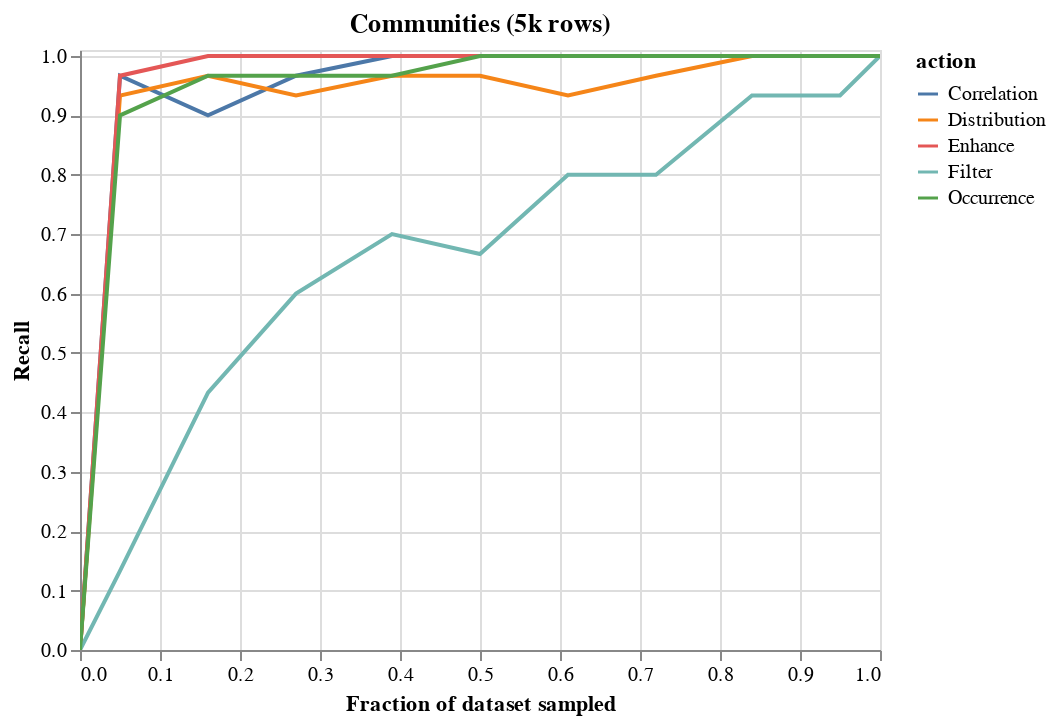

The code cell stored with this chart in its notebook:
### Code cell
df = trial_df 
df = df.groupby(["nfrac","action"]).mean().reset_index()
alt.Chart(df,title="Communities (5k rows)").mark_line().encode(
    x = alt.X("nfrac",title="Fraction of dataset sampled"),#scale=alt.Scale(type="log")),
    y = alt.Y("Recall",scale=alt.Scale(domain=(0,1.01))),
    color = "action"
).interactive()

### Figure 1 — Vega-Lite specification as saved in the notebook (floating-point values rounded to 4 significant figures)
{"config": {"view": {"continuousWidth": 400, "continuousHeight": 300}}, "data": {"name": "data-5b744ca92db1843394889c660dd1abdf"}, "mark": "line", "encoding": {"color": {"type": "nominal", "field": "action"}, "x": {"type": "quantitative", "field": "nfrac", "title": "Fraction of dataset sampled"}, "y": {"type": "quantitative", "field": "Recall", "scale": {"domain": [0, 1.01]}}}, "selection": {"selector032": {"type": "interval", "bind": "scales", "encodings": ["x", "y"]}}, "title": "Communities (5k rows)", "$schema": "https://vega.github.io/schema/vega-lite/v4.8.1.json", "datasets": {"data-5b744ca92db1843394889c660dd1abdf": [{"nfrac": 0.0, "action": "Correlation", "Precision": 0.0, "Recall": 0.0, "FScore": 0.0}, {"nfrac": 0.0, "action": "Distribution", "Precision": 0.0, "Recall": 0.0, "FScore": 0.0}, {"nfrac": 0.0, "action": "Enhance", "Precision": 0.0, "Recall": 0.0, "FScore": 0.0}, {"nfrac": 0.0, "action": "Filter", "Precision": 0.0, "Recall": 0.0, "FScore": 0.0}, {"nfrac": 0.0, "action": "Occurrence", "Precision": 0.0, "Recall": 0.0, "FScore": 0.0}, {"nfrac": 0.05, "action": "Correlation", "Precision": 1.0, "Recall": 0.9667, "FScore": 0.9828}, {"nfrac": 0.05, "action": "Distribution", "Precision": 1.0, "Recall": 0.9333, "FScore": 0.9643}, {"nfrac": 0.05, "action": "Enhance", "Precision": 1.0, "Recall": 0.9667, "FScore": 0.9828}, {"nfrac": 0.05, "action": "Filter", "Precision": 1.0, "Recall": 0.1333, "FScore": 0.2353}, {"nfrac": 0.05, "action": "Occurrence", "Precision": 1.0, "Recall": 0.9, "FScore": 0.947}, {"nfrac": 0.16, "action": "Correlation", "Precision": 1.0, "Recall": 0.9, "FScore": 0.947}, {"nfrac": 0.16, "action": "Distribution", "Precision": 1.0, "Recall": 0.9667, "FScore": 0.9828}, {"nfrac": 0.16, "action": "Enhance", "Precision": 1.0, "Recall": 1.0, "FScore": 1.0}, {"nfrac": 0.16, "action": "Filter", "Precision": 1.0, "Recall": 0.4333, "FScore": 0.6039}, {"nfrac": 0.16, "action": "Occurrence", "Precision": 1.0, "Recall": 0.9667, "FScore": 0.9828}, {"nfrac": 0.27, "action": "Correlation", "Precision": 1.0, "Recall": 0.9667, "FScore": 0.9828}, {"nfrac": 0.27, "action": "Distribution", "Precision": 1.0, "Recall": 0.9333, "FScore": 0.9643}, {"nfrac": 0.27, "action": "Enhance", "Precision": 1.0, "Recall": 1.0, "FScore": 1.0}, {"nfrac": 0.27, "action": "Filter", "Precision": 1.0, "Recall": 0.6, "FScore": 0.75}, {"nfrac": 0.27, "action": "Occurrence", "Precision": 1.0, "Recall": 0.9667, "FScore": 0.9828}, {"nfrac": 0.39, "action": "Correlation", "Precision": 1.0, "Recall": 1.0, "FScore": 1.0}, {"nfrac": 0.39, "action": "Distribution", "Precision": 1.0, "Recall": 0.9667, "FScore": 0.9828}, {"nfrac": 0.39, "action": "Enhance", "Precision": 1.0, "Recall": 1.0, "FScore": 1.0}, {"nfrac": 0.39, "action": "Filter", "Precision": 1.0, "Recall": 0.7, "FScore": 0.8231}, {"nfrac": 0.39, "action": "Occurrence", "Precision": 1.0, "Recall": 0.9667, "FScore": 0.9828}, {"nfrac": 0.5, "action": "Correlation", "Precision": 1.0, "Recall": 1.0, "FScore": 1.0}, {"nfrac": 0.5, "action": "Distribution", "Precision": 1.0, "Recall": 0.9667, "FScore": 0.9828}, {"nfrac": 0.5, "action": "Enhance", "Precision": 1.0, "Recall": 1.0, "FScore": 1.0}, {"nfrac": 0.5, "action": "Filter", "Precision": 1.0, "Recall": 0.6667, "FScore": 0.8}, {"nfrac": 0.5, "action": "Occurrence", "Precision": 1.0, "Recall": 1.0, "FScore": 1.0}, {"nfrac": 0.61, "action": "Correlation", "Precision": 1.0, "Recall": 1.0, "FScore": 1.0}, {"nfrac": 0.61, "action": "Distribution", "Precision": 1.0, "Recall": 0.9333, "FScore": 0.9655}, {"nfrac": 0.61, "action": "Enhance", "Precision": 1.0, "Recall": 1.0, "FScore": 1.0}, {"nfrac": 0.61, "action": "Filter", "Precision": 1.0, "Recall": 0.8, "FScore": 0.8874}, {"nfrac": 0.61, "action": "Occurrence", "Precision": 1.0, "Recall": 1.0, "FScore": 1.0}, {"nfrac": 0.72, "action": "Correlation", "Precision": 1.0, "Recall": 1.0, "FScore": 1.0}, {"nfrac": 0.72, "action": "Distribution", "Precision": 1.0, "Recall": 0.9667, "FScore": 0.9828}, {"nfrac": 0.72, "action": "Enhance", "Precision": 1.0, "Recall": 1.0, "FScore": 1.0}, {"nfrac": 0.72, "action": "Filter", "Precision": 1.0, "Recall": 0.8, "FScore": 0.8828}, {"nfrac": 0.72, "action": "Occurrence", "Precision": 1.0, "Recall": 1.0, "FScore": 1.0}, {"nfrac": 0.84, "action": "Correlation", "Precision": 1.0, "Recall": 1.0, "FScore": 1.0}, {"nfrac": 0.84, "action": "Distribution", "Precision": 1.0, "Recall": 1.0, "FScore": 1.0}, {"nfrac": 0.84, "action": "Enhance", "Precision": 1.0, "Recall": 1.0, "FScore": 1.0}, {"nfrac": 0.84, "action": "Filter", "Precision": 1.0, "Recall": 0.9333, "FScore": 0.9655}, {"nfrac": 0.84, "action": "Occurrence", "Precision": 1.0, "Recall": 1.0, "FScore": 1.0}, {"nfrac": 0.95, "action": "Correlation", "Precision": 1.0, "Recall": 1.0, "FScore": 1.0}, {"nfrac": 0.95, "action": "Distribution", "Precision": 1.0, "Recall": 1.0, "FScore": 1.0}, {"nfrac": 0.95, "action": "Enhance", "Precision": 1.0, "Recall": 1.0, "FScore": 1.0}, {"nfrac": 0.95, "action": "Filter", "Precision": 1.0, "Recall": 0.9333, "FScore": 0.9655}, {"nfrac": 0.95, "action": "Occurrence", "Precision": 1.0, "Recall": 1.0, "FScore": 1.0}, {"nfrac": 1.0, "action": "Correlation", "Precision": 1.0, "Recall": 1.0, "FScore": 1.0}, {"nfrac": 1.0, "action": "Distribution", "Precision": 1.0, "Recall": 1.0, "FScore": 1.0}, {"nfrac": 1.0, "action": "Enhance", "Precision": 1.0, "Recall": 1.0, "FScore": 1.0}, {"nfrac": 1.0, "action": "Filter", "Precision": 1.0, "Recall": 1.0, "FScore": 1.0}, {"nfrac": 1.0, "action": "Occurrence", "Precision": 1.0, "Recall": 1.0, "FScore": 1.0}]}}
